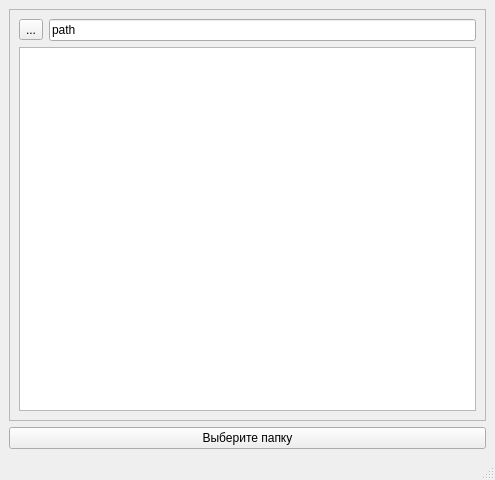
<?xml version="1.0" encoding="UTF-8"?>
<ui version="4.0">
 <class>MainWindow</class>
 <widget class="QMainWindow" name="MainWindow">
  <property name="geometry">
   <rect>
    <x>0</x>
    <y>0</y>
    <width>495</width>
    <height>480</height>
   </rect>
  </property>
  <property name="windowTitle">
   <string>MainWindow</string>
  </property>
  <widget class="QWidget" name="centralwidget">
   <layout class="QGridLayout" name="gridLayout_2">
    <item row="2" column="0">
     <widget class="QPushButton" name="pushButton">
      <property name="text">
       <string>Выберите папку</string>
      </property>
     </widget>
    </item>
    <item row="0" column="0">
     <widget class="QFrame" name="frame">
      <property name="frameShape">
       <enum>QFrame::StyledPanel</enum>
      </property>
      <property name="frameShadow">
       <enum>QFrame::Raised</enum>
      </property>
      <layout class="QVBoxLayout" name="verticalLayout">
       <item>
        <layout class="QHBoxLayout" name="horizontalLayout">
         <item>
          <widget class="QToolButton" name="toolButton">
           <property name="text">
            <string>...</string>
           </property>
          </widget>
         </item>
         <item>
          <widget class="QLineEdit" name="lineEdit">
           <property name="text">
            <string>path</string>
           </property>
          </widget>
         </item>
        </layout>
       </item>
       <item>
        <widget class="QListView" name="listView"/>
       </item>
      </layout>
     </widget>
    </item>
   </layout>
  </widget>
  <widget class="QMenuBar" name="menubar">
   <property name="geometry">
    <rect>
     <x>0</x>
     <y>0</y>
     <width>495</width>
     <height>21</height>
    </rect>
   </property>
  </widget>
  <widget class="QStatusBar" name="statusbar"/>
 </widget>
 <resources/>
 <connections>
  <connection>
   <sender>listView</sender>
   <signal>doubleClicked(QModelIndex)</signal>
   <receiver>listView</receiver>
   <slot>setRootIndex(QModelIndex)</slot>
   <hints>
    <hint type="sourcelabel">
     <x>115</x>
     <y>214</y>
    </hint>
    <hint type="destinationlabel">
     <x>126</x>
     <y>249</y>
    </hint>
   </hints>
  </connection>
 </connections>
</ui>
